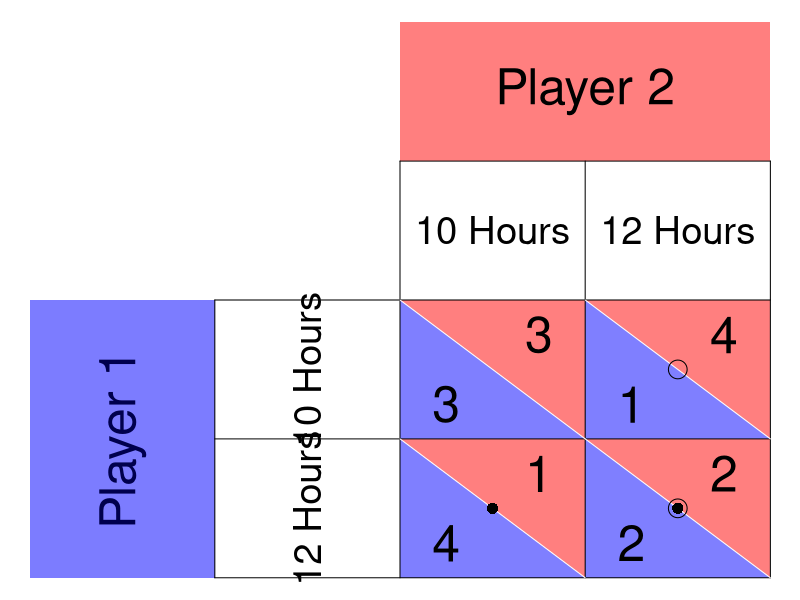

This figure's R source:
require(ggplot2)
require(shape)
pdf(file = "society/fishermen_matrix.pdf", width = 9, height = 7)

par(mar =  c(0, 0, 0, 0))
xlims <- c(0, 8)
ylims <- c(0, 8)

#TextSizes
PlayerSize <- 3
StratSize <- 2.3
PayoffSize <- 3

#Payoffs are listed as c("NW", "SW", "NE", "SE")

#Considerations for Player 1
P1Name <- c("Player 1")
P1Strat <- c("10 Hours", "12 Hours")
P1Payoffs <- c("3", "4", "1", "2")
P1BR1 <- c("SW") #Must be NW or SW - the BR prints accordingly. 
P1BR2 <- c("SE") #Must be NE or SE - the BR prints accordingly. 
#NW = (5, 3); SW = (5,1); NE = (7, 3); SE = (7, 1)

#Considerations for Player 2
P2Name <- c("Player 2")
P2Strat <- c("10 Hours", "12 Hours")
P2Payoffs <- c("3", "1", "4", "2")
P2BR1 <- c("NE") #Must be NW or SW - the BR prints accordingly. 
P2BR2 <- c("SE") #Must be NE or SE - the BR prints accordingly. 

plot(0, 0, xlim = xlims, ylim = ylims, type = "n",
     xlab = expression(""),
     ylab = expression(""),
     xaxt = "n", 
     yaxt = "n", 
     cex.lab = 2, 
     bty = "n")



#Color and label for Player 1 and their strategies
polygon(c(0,0,2,2,0), c(0,4,4,0,0), col=rgb(0, 0, 1, 0.3), density=NULL, border = NA)
text(1, 2, P1Name[1], srt = 90, cex = PlayerSize)

polygon(c(0,0,2,2,0), c(0,4,4,0,0), col=rgb(0, 0, 1, 0.3), density=NULL, border = NA)
text(3, 3, P1Strat[1], cex = StratSize, srt = 90)
text(3, 1, P1Strat[2], cex = StratSize, srt = 90)


#Color and label for Player 2
polygon(c(4,4,8,8,4), c(8,6,6,8,8), col=rgb(1, 0, 0, 0.5), density=NULL, border = NA)
text(6, 7, P2Name[1], cex = PlayerSize)

text(5, 5, P2Strat[1], cex = StratSize)
text(7, 5, P2Strat[2], cex = StratSize)

#NorthWest cell 
#P1
polygon(c(4,4,6,4), c(4,2,2,4), col=rgb(0, 0, 1, 0.5), density=NULL, border = NA)
#P2
polygon(c(4,6,6,4), c(4,4,2,4), col=rgb(1, 0, 0, 0.5), density=NULL, border = NA)

#P1
text(4.5, 2.5, P1Payoffs[1], cex = PayoffSize)
#P2
text(5.5, 3.5, P2Payoffs[1], cex = PayoffSize)

#SouthWest cell  
#P1
polygon(c(4,4,6,4), c(2,0,0,2), col=rgb(0, 0, 1, 0.5), density=NULL, border = NA)
#P2
polygon(c(4,6,6,4), c(2,2,0,2), col=rgb(1, 0, 0, 0.5), density=NULL, border = NA)

#P1
text(4.5, 0.5, P1Payoffs[2], cex = PayoffSize)
#P2
text(5.5, 1.5, P2Payoffs[2], cex = PayoffSize)


#NorthEast cell 
#P1
polygon(c(6,6,8,6), c(4,2,2,4), col=rgb(0, 0, 1, 0.5), density=NULL, border = NA)
#P2
polygon(c(6,8,8,6), c(4,4,2,4), col=rgb(1, 0, 0, 0.5), density=NULL, border = NA)
#P1
text(6.5, 2.5, P1Payoffs[3], cex = PayoffSize)
#P2
text(7.5, 3.5, P2Payoffs[3], cex = PayoffSize)

#SouthEast cell 
#P1
polygon(c(6,6,8,6), c(2,0,0,2), col=rgb(0, 0, 1, 0.5), density=NULL, border = NA)
#P2
polygon(c(6,8,8,6), c(2,2,0,2), col=rgb(1, 0, 0, 0.5), density=NULL, border = NA)
#P1
text(6.5, 0.5, P1Payoffs[4], cex = PayoffSize)
#P2
text(7.5, 1.5, P2Payoffs[4], cex = PayoffSize)


#Lines for the Table
segments(8, 0, 8, 6, lty = 1, col = "black")
segments(4, 6, 8, 6, lty = 1, col = "black")
segments(2, 0, 2, 4, lty = 1, col = "black")
segments(2, 0, 8, 0, lty = 1, col = "black")
segments(2, 4, 8, 4, lty = 1, col = "black")
segments(4, 0, 4, 6, lty = 1, col = "black")
segments(2, 2, 8, 2, lty = 1, col = "black")
segments(6, 0, 6, 6, lty = 1, col = "black")

#Diagonals
#NW
segments(4, 4, 6, 2, lty = 1, col = "white")
#NE
segments(6, 4, 8, 2, lty = 1, col = "white")
#SW
segments(4, 2, 6, 0, lty = 1, col = "white")
#Se
segments(6, 2, 8, 0, lty = 1, col = "white")


#Best responses 
#P1 
if (P1BR1[1] == "NW"){
  points(5, 3, pch = 16, col = "black", cex = 1.5)
} else{points(5, 1, pch = 16, col = "black", cex = 1.5)
}

if (P1BR2[1] == "NE"){
  points(7, 3, pch = 16, col = "black", cex = 1.5)
} else{points(7, 1, pch = 16, col = "black", cex = 1.5)
}


#P2
if (P2BR1[1] == "NW"){
  points(5, 3, pch = 1, col = "black", cex = 2.5)
} else{points(7, 3, pch = 1, col = "black", cex = 2.5)
}

if (P2BR2[1] == "SW"){
  points(5, 3, pch = 1, col = "black", cex = 2.5)
} else{points(7, 1, pch = 1, col = "black", cex = 2.5)
}

dev.off()
